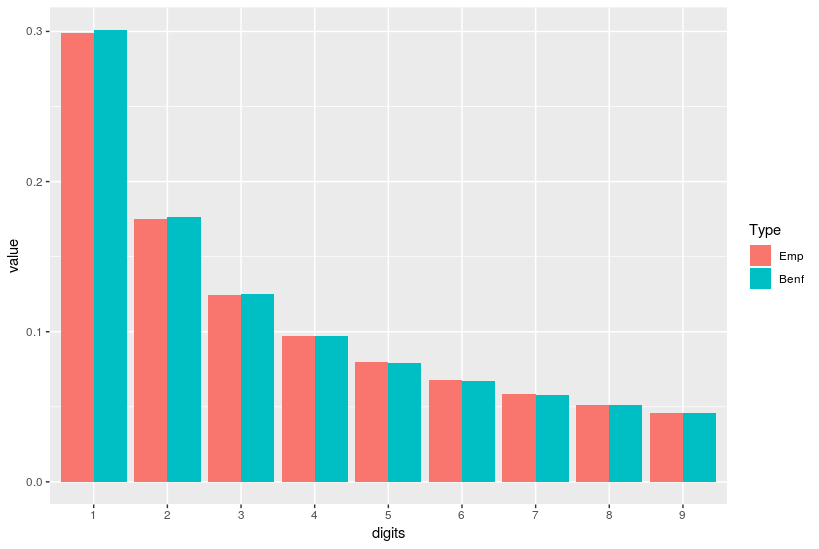

Write R code to recreate this figure.
f <- function(xx) {
  result <- character(0)
  for (x in xx) {
    val <- abs(x^2* tan(x))
    valStr <- paste0("",val)
    result <- c(result,
    strsplit(valStr,"")[[1]][1])
  }
  return(result)
}

uu <- f(1:100000)
empirical <- as.vector(table(uu))/100000

benford <- log10(2:10) - log10(1:9)

library(reshape2)
df <- melt(data.frame(Emp=empirical, Benf=benford, 
           digits=sprintf("%d",1:9)), variable.name="Type")

library(ggplot2)
ggplot(df, aes(digits, value, fill=Type)) + 
  geom_bar(position="dodge",stat="identity")
